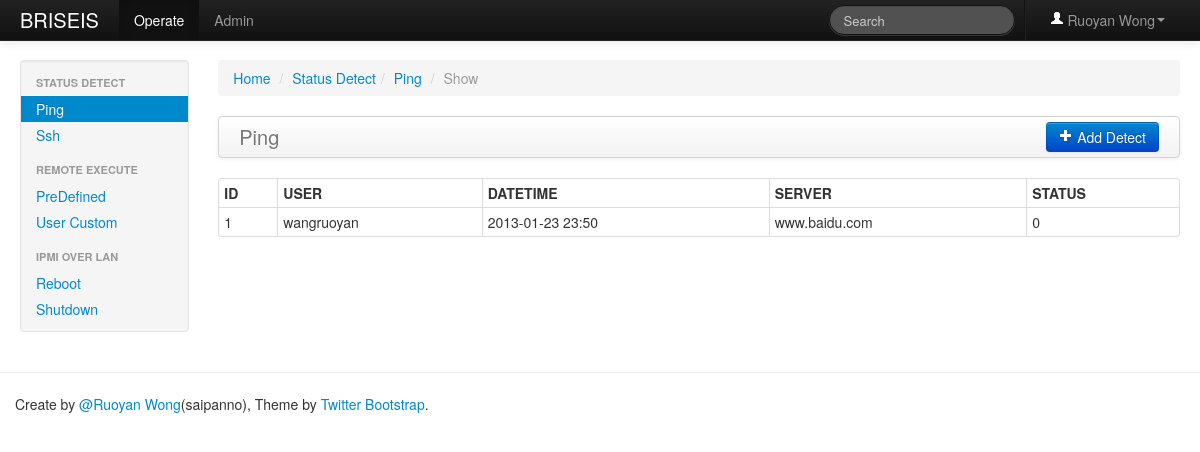
The app's page /detect/show/ping (signed in) with its own data.
### web/models/user.py (models this page shows, shortened)
class User(db.Model):
    __tablename__ = 'user_info'
    username = db.Column(db.UnicodeText, primary_key=True)
    nickname = db.Column(db.UnicodeText)
    password = db.Column(db.UnicodeText)
    group = db.Column(db.UnicodeText)

### web/models/operate.py (models this page shows, shortened)
class PingDetect(db.Model):
    __tablename__ = 'ping_detect_list'
    id = db.Column(db.Integer, primary_key=True)
    author = db.Column(db.UnicodeText, nullable=False)
    datetime = db.Column(db.String, nullable=False)
    server_list = db.Column(db.UnicodeText, nullable=False)
    status = db.Column(db.Integer, nullable=False)

### web/views/operate.py (the view)
@app.route('/detect/show/ping')
@login_required
def show_ping_detect_ctrl():
    if request.method == 'GET':
        detects = PingDetect.query.filter_by(author=session['user'].username).order_by(desc(PingDetect.id)).all()
        return render_template('operate/show_ping_detect.html', detects=detects)

### web/extensions.py (called while the page is built)
def login_required(f):
    @wraps(f)
    def wrapper(*args, **kwargs):
        if not session.get('is_login'):
            flash('Login Required.', 'error')
            return redirect(url_for('user_login_ctrl', next=request.url))
        return f(*args, **kwargs)
    return wrapper

### web/templates/operate/show_ping_detect.html (shortened to what this page needs)
{% extends "operate/operate_base.html" %}
{% import "macro.html" as ext %}
{% block active_ping %}active{% endblock %}
{% block main %}
    <div class="span10">
        <ul class="breadcrumb">
            <li><a href="/">Home</a> <span class="divider">/</span></li>
            <li><a href="#">Status Detect</a><span class="divider">/</span></li>
            <li><a href="#">Ping</a> <span class="divider">/</span></li>
            <li class="active">Show</li>
        </ul>
        <div class="navbar">
            <div class="navbar-inner">
                <a class="brand" href="#">Ping</a>
                <div class="btn-group pull-right">
                    <a href="{{ url_for('create_ping_detect_ctrl')}}" class="btn btn-primary"><i class="icon-plus icon-white"></i> Add Detect</a>
                </div>
            </div>
        </div>
        <table class="table table-hover table-bordered table-condensed">
            <thead>
            <tr>
                <th>ID</th>
                <th>USER</th>
                <th>DATETIME</th>
                <th>SERVER</th>
                <th>STATUS</th>
            </tr>
            </thead>
            <tbody>
            {% for detect in detects %}
            <tr>
                <td>{{ detect.id }}</td>
                <td>{{ detect.author }}</td>
                <td>{{ detect.datetime }}</td>
                <td>{{ detect.server_list }}</td>
                <td>{{ detect.status }}</td>
            </tr>
            {% endfor %}
            </tbody>
        </table>
    </div>
{% endblock %}

### web/templates/layout.html (shortened to what this page needs)
{% extends "header.html" %}
{% import "macro.html" as ext %}
{% block body %}
    <div class="navbar navbar-inverse navbar-fixed-top">
        <div class="navbar-inner">
            <div class="container-fluid">
                <a class="brand" href="#">BRISEIS</a>
                <ul class="nav">
                    <li class="{% block active_operate %}{% endblock %}"><a href="{{ url_for("show_ping_detect_ctrl") }}">Operate</a></li>
                    <li class="{% block active_dashboard %}{% endblock %}"><a href="{{ url_for("list_script_ctrl") }}">Admin</a></li>
                </ul>
                <ul class="nav pull-right">
                    <li class="divider-vertical"></li>
                    <li class="dropdown"><a href="#" class="dropdown-toggle" data-toggle="dropdown"><i class="icon-user icon-white"></i> {{ session['user'].nickname }}<b class="caret"></b></a>
                    </li>
                </ul>
                <form class="navbar-search pull-right" action="">
                    <input class="search-query span2" placeholder="Search" type="text">
                </form>
            </div>
        </div>
    </div>
    <div class="container-fluid">
        <div class="row-fluid">
            {% block sidebar %}
            {% endblock %}
            {% block main %}{% endblock %}
        </div>
    </div>
{% endblock %}

### web/templates/layout.html (style rules this page uses)
body { padding-top: 60px; padding-bottom: 40px; }

### records on screen
User: user.nickname "Ruoyan Wong"
PingDetect: id "1", author "wangruoyan", datetime "2013-01-23 23:50", server_list "www.baidu.com", status "0"
